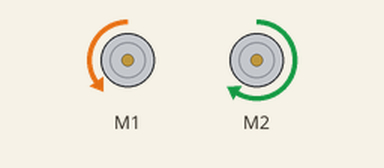
Recording of a sketch running on a simulated Arduino Uno, built with avr-gcc and run on an emulated ATmega328P. On the bench: 2 × DC motor (green arrow = forward, orange = backward, longer = faster).

Above: at 1.0 s.
At 3.0 s:
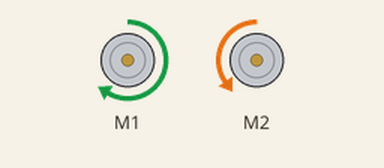
At 5.0 s:
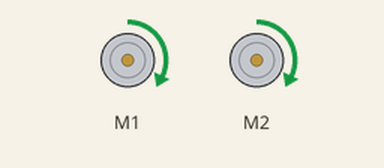
At 6.05 s:
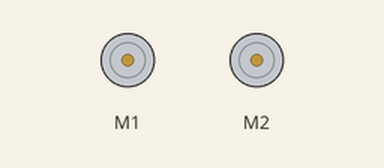
Timing chart, 0 to 7.9 s (numbered marks = the images above):
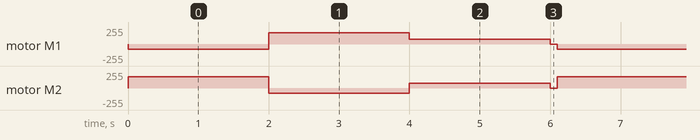

The sketch:

move_robot.ino
```cpp
#include <SPI.h>
#include <MeDCMotor.h>

// set up motors
MeDCMotor left_motor(M1);
MeDCMotor right_motor(M2);


// only called once
void setup() {}


// moves the robot according to a left and right velocity
// the velocity can be negative in order to indicate direction
void moveRobot(int left_speed, int right_speed) {
  left_motor.run(left_speed);
  right_motor.run(right_speed);
}


// continuously runs
void loop() {
    moveRobot(-80, 170);
    delay(2000);
    moveRobot(170, -80);
    delay(2000);
    moveRobot(70, 70);
    delay(2000);
    left_motor.stop();
    right_motor.stop();
    delay(100);
}
```

Measured:
- by itself, motor M1: repeats every 6.1 s: forward 170/255 2.0 s, forward 70/255 2.0 s, stopped 0.10 s, backward 80/255 2.0 s
- by itself, motor M2: repeats every 6.1 s: backward 80/255 2.0 s, forward 70/255 2.0 s, stopped 0.10 s, forward 170/255 2.0 s
